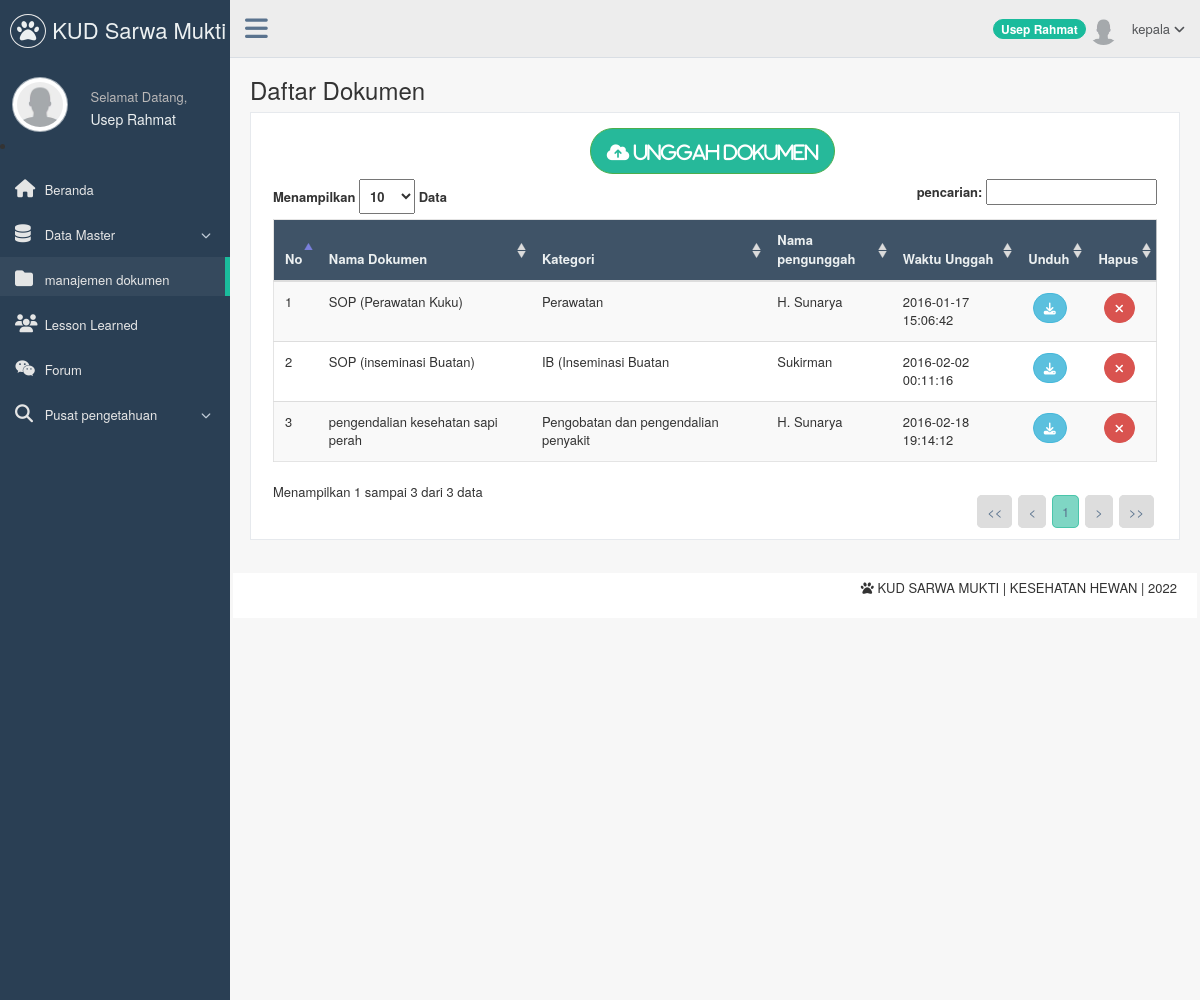
Page /page/kepala/index.php?page=daftar_dokumen (signed in) on the committed database.
### tables this page shows
CREATE TABLE `t_pengguna` (
  `nip` varchar(15) NOT NULL,
  `username` varchar(50) NOT NULL,
  `password` varchar(50) NOT NULL,
  `nama_pengguna` varchar(200) NOT NULL,
  `level` varchar(80) NOT NULL,
  `email` varchar(150) NOT NULL,
  `jabatan` varchar(50) NOT NULL,
  `status` enum('Aktif','Tidak Aktif') NOT NULL DEFAULT 'Aktif',
  `foto` varchar(255) DEFAULT NULL,
  `alamat` text NOT NULL,
  `tanggal_lahir` date NOT NULL
);

CREATE TABLE `t_dokumen` (
  `id_dokumen` int(5) NOT NULL,
  `id_kategori` int(3) NOT NULL,
  `nip` varchar(15) NOT NULL,
  `nama_dokumen` varchar(150) NOT NULL,
  `dokumen_pengetahuan` varchar(255) NOT NULL,
  `tanggal_unggah` datetime NOT NULL
);

CREATE TABLE `t_kategori` (
  `id_kategori` int(3) NOT NULL,
  `nama_kategori` varchar(150) NOT NULL
);

### config/navigasi.php (called while the page is built, shortened)
<?php
	function navigasi(){
		if (isset($_GET['page'])) {
			switch ($_GET['page']) {
				case 'daftar_dokumen' : include('daftar_dokumen.php');
					break;
			}
		}
		else{
			include "beranda.php";
		}
	}
?>

### page/kepala/daftar_dokumen.php (the view, shortened to what this page needs)
<?php
    if($_SESSION['nip']!=""){
?>
    <div class="page-title">
        <div class="title_left">
            <h3>
                    Daftar Dokumen
            </h3>
        </div>
    </div>
    <div class="clearfix"></div>
        <div class="row">
            <div class="col-md-12 col-sm-12 col-xs-12">
                <div class="x_panel">
                    <div class="x_content">
                       <center><a href="index.php?page=unggah_dokumen"><button type="button" class="btn btn-round btn-success btn-lg" ><i class="fa fa-cloud-upload"> Unggah Dokumen </i></button></a></center>
                        <table id="example" class="table table-striped responsive-utilities jambo_table">
                             <?php
                                        $link = koneksi_db();
                                        $sql = ("SELECT t_dokumen.id_dokumen, t_dokumen.id_kategori, t_dokumen.nip, t_dokumen.nama_dokumen, t_kategori.nama_kategori, t_pengguna.nama_pengguna, t_dokumen.tanggal_unggah, t_dokumen.dokumen_pengetahuan FROM t_dokumen, t_pengguna, t_kategori WHERE t_dokumen.nip = t_pengguna.nip AND t_kategori.id_kategori= t_dokumen.id_kategori");
                                        $tampil=mysql_query($sql,$link);
                                        $banyakrecord=mysql_num_rows($tampil);
                                        if($banyakrecord>0){
                             ?>
                            <thead>
                                <tr class="headings">
                                    <th>No </th>
                                    <th>Nama Dokumen </th>
                                    <th>Kategori </th>
                                    <th>Nama pengunggah </th>
                                    <th>Waktu Unggah </th>
                                    <th align="center">Unduh </th>
                                    <th align="center">Hapus </th>
                                </tr>
                            </thead>
                            <tbody>
                                <?php
                                        $i=0;
                                        while($data=mysql_fetch_array($tampil)){
                                        $i++;?>
                                <tr class="even pointer">
                                    <td>
                                        <?php echo $i; ?>
                                    </td>
                                    <td>
                                        <?php echo $data['nama_dokumen'];?>
                                    </td>
                                    <td>
                                        <?php echo $data['nama_kategori'];?>
                                    </td>
                                    <td>
                                        <?php echo $data['nama_pengguna'];?>
                                    </td>
                                    <td>
                                        <?php echo $data['tanggal_unggah'];?>
                                    </td>
                                     <td align="center">
                                            <a href="<?php echo $data['dokumen_pengetahuan'];?>">
                                                <button type="button" class="btn btn-round btn-info btn-sm" >
                                                    <i class="fa fa-download" data-toggle="tooltip" title="Unduh File"></i>
                                                </button>
                                            </a>
                                    </td>
                                     <td align="center">
                                            <a href="hapus_dokumen.php?id_dokumen=<?php echo $data['id_dokumen'];?>" onclick ="if (!confirm('Apakah Anda yakin akan menghapus dokumen <?php echo $data['nama_dokumen'];?>?')) return false;">
                                                <button type="button" class="btn btn-round btn-danger btn-sm" >
                                                    <i class="fa fa-remove" data-toggle="tooltip" title="hapus dokumen"></i>
                                                </button>
                                            </a>
                                    </td>
                                </tr>
                            <?php
                            }
                            ?>
                            </tbody>
                        </table>
                        <?php
                    }
                    ?>
                    </div>
                </div>
            </div>
        </div>
    <?php
    }
    else{
    header("Location:../../belum_login.php");
}
?>

### page/kepala/sidebar.php (shortened to what this page needs)
<?php
   if($_SESSION['nip']!=""){
   $nip = $_SESSION['nip'];
?>
<?php
     $queryPhoto=mysql_query("SELECT foto
                        FROM t_pengguna
                        WHERE nip = '$nip'
                        LIMIT 1");
    $data=mysql_fetch_array($queryPhoto);
?>
<div class="col-md-3 left_col">
    <div class="left_col scroll-view">
        <div class="navbar nav_title" style="border: 0;">
            <a href="index.php" class="site_title"><i class="fa fa-paw"></i><span> KUD Sarwa Mukti </span></a>
        </div>
                    <div class="profile">
                        <div class="profile_pic">
                            <?php
                                                                if($data['foto']==NULL){
                                                            ?>
                                                                    <img src="../../images/user.png" alt="..." class="img-circle profile_img" width="200" height="55"/>
                                                            <?php
                                                                }else{
                                                            ?>
                                                                   <img src="<?php echo $data['foto'];?>"  alt="..." class="img-circle profile_img" width="200" height="55">
                                                            <?php
                                                                }
                                                            ?>
                        </div>
                        <div class="profile_info">
                            <span>Selamat Datang,</span>
                            <h2><?php echo $_SESSION['nama_pengguna'];?></h2>
                        </div>
                    </div>
                    <li/>
                    <div id="sidebar-menu" class="main_menu_side hidden-print main_menu">
                       <div class="menu_section">
                            <ul class="nav side-menu">
                                <li><a href="index.php"><i class="fa fa-home"></i> Beranda </a>
                                </li>
                                <li><a><i class="fa fa-database"></i> Data Master <span class="fa fa-chevron-down"></span></a>
                                </li>
                                <li><a href="index.php?page=daftar_dokumen"><i class="fa fa-folder"></i> manajemen dokumen </a>
                                </li>
                                <li><a href="index.php?page=lesson_learned"><i class="fa fa-users"></i> Lesson Learned </a>
                                </li>
                                <li><a href="index.php?page=forum"><i class="fa fa-wechat"></i> Forum </a>
                                </li>
                                <li><a><i class="fa fa-search"></i> Pusat pengetahuan <span class="fa fa-chevron-down"></span></a>
                                </li>
                            </ul>
                        </div>
                    </div>
    </div>
</div>
<?php
}
else {
header("Location:../../belum_login.php");
}
?>

### page/kepala/header.php (shortened to what this page needs)
<?php
    if($_SESSION['nip']!=""){
    $nip = $_SESSION['nip'];
    $Nama  = $_SESSION['nama_pengguna'];
    $queryPhoto=mysql_query("SELECT foto
                        FROM t_pengguna
                        WHERE nip = '$nip'
                        LIMIT 1");
    $data=mysql_fetch_array($queryPhoto);
?>
            <div class="top_nav">
                <div class="nav_menu">
                    <nav class="" role="navigation">
                       <div class="nav toggle">
                            <a id="menu_toggle"><i class="fa fa-bars"></i></a>
                        </div>
                        <ul class="nav navbar-nav navbar-right">
                            <li>
                                <a href="javascript:;" class="user-profile dropdown-toggle" data-toggle="dropdown" aria-expanded="false">
                                   <span class="badge bg-green"><?php echo $Nama;?></span> <?php
                                                                if($data['foto']==NULL){
                                                            ?>
                                                                    <img src="../../images/user.png" alt=""/>
                                                            <?php
                                                                }else{
                                                            ?>
                                                                   <img src="<?php echo $data['foto'];?>"  alt="">
                                                            <?php
                                                                }
                                                            ?>
                                                            <?php echo $_SESSION['level'];?>
                                    <span class=" fa fa-angle-down"></span>
                                </a>
                            </li>
                        </ul>
                    </nav>
                </div>
              </div>
<?php
}
else {
header("Location:../../belum_login.php");
}
?>

### rows in the picture
t_pengguna: foto (placeholder picture)
t_dokumen: nama_dokumen "SOP (Perawatan Kuku)", id_kategori.nama_kategori "Perawatan", nip.nama_pengguna "H. Sunarya", tanggal_unggah "2016-01-17 15:06:42"
t_dokumen: nama_dokumen "SOP (inseminasi Buatan)", id_kategori.nama_kategori "IB (Inseminasi Buatan", nip.nama_pengguna "Sukirman", tanggal_unggah "2016-02-02 00:11:16"
t_dokumen: nama_dokumen "pengendalian kesehatan sapi perah", id_kategori.nama_kategori "Pengobatan dan pengendalian penyakit", nip.nama_pengguna "H. Sunarya", tanggal_unggah "2016-02-18 19:14:12"

### other values in the picture
$_SESSION['nama_pengguna'] "Usep Rahmat"
$Nama "Usep Rahmat"
$_SESSION['level'] "kepala"
